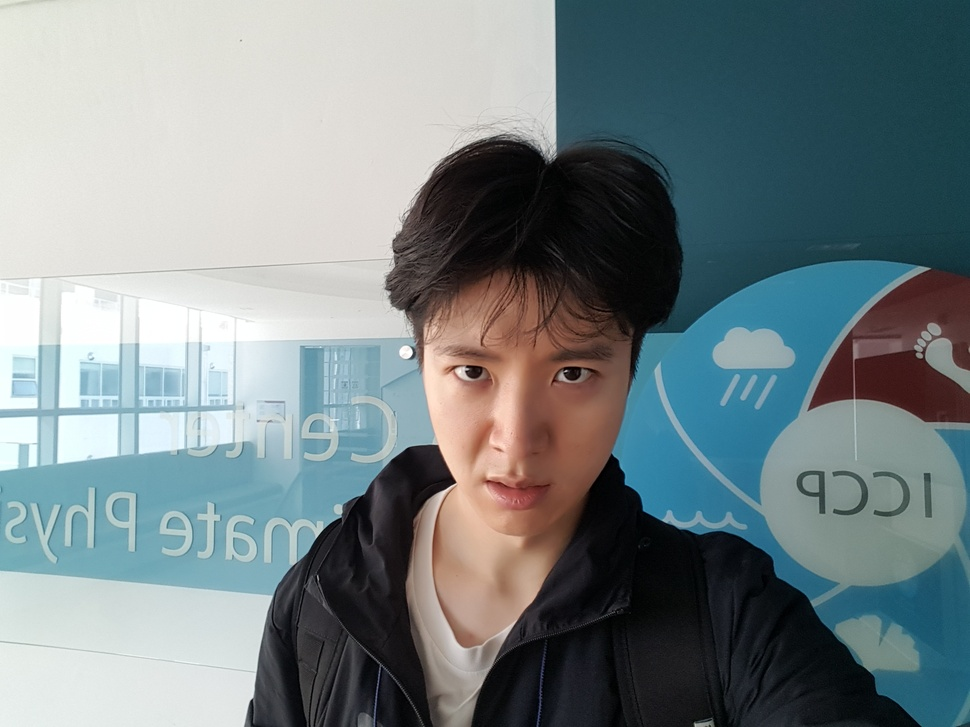
#> input picture face/test/images/0a3a21be68414f07a0e035671e8e3911c7376b4cfc6e100c8a1e240423676188_남_20_분노_공공시설&종교&의료시설_20201206191935-001-004.jpg, 970 x 727 px, shrunk from 2592 x 1944 before the run, found by its file name; its folder holds only this picture in this run
$ python cascadelabel.py
#> lines starting #> are read from the running program, lines starting #| are printed output that depends on the picture; after the words box and inside, x2 and y2 are one past the last pixel; in counts of white or black regions, pixels touching at a corner belong together
import cv2
import os
from PIL import Image
import numpy as np
import urllib.parse  # 특수문자 URL 인코딩 처리

# Haar Cascade 얼굴 검출기 모델 로드
face_cascade = cv2.CascadeClassifier(cv2.data.haarcascades + 'haarcascade_frontalface_default.xml')

# 이미지 폴더 경로
image_folder = 'C:/Users/KNUT/face/train/images'  # images 폴더 경로
output_folder = 'C:/Users/KNUT/face/train/casecaderesult3'  # 결과 이미지 저장 폴더
label_folder = 'C:/Users/KNUT/face/train/labels'  # 레이블 저장 폴더

# 결과 폴더가 없으면 생성
if not os.path.exists(output_folder):
    os.makedirs(output_folder)

if not os.path.exists(label_folder):
    os.makedirs(label_folder)

# 폴더 내 모든 파일 처리
for filename in os.listdir(image_folder):
    image_path = os.path.join(image_folder, filename)

    # 이미지가 아닌 파일을 건너뛰기
    if not image_path.lower().endswith(('.png', '.jpg', '.jpeg')):
        continue

    # 이미지 경로 출력 (디버깅용)
    print(f"이미지 경로: {image_path}")

    try:
        # 이미지 불러오기
        image = cv2.imread(image_path)
#> image is the input picture: shape (727, 970, 3); mean B, G, R 134.7, 132.2, 119.8

        # 이미지가 None이면, 다른 방법으로 열어보려고 시도
        if image is None:
            print(f"{filename} 이미지를 OpenCV로 불러올 수 없습니다. PIL로 시도합니다.")
            try:
                image_pil = Image.open(image_path)  # PIL로 이미지 열기
                image_pil = image_pil.convert('RGB')  # RGB로 변환 (투명한 배경을 처리하기 위함)
                image = cv2.cvtColor(np.array(image_pil), cv2.COLOR_RGB2BGR)
                print(f"PIL로 이미지 변환 완료: {filename}")
            except Exception as e:
                print(f"{filename} 이미지를 PIL로도 불러올 수 없습니다. 오류: {e}")
                continue  # PIL로도 불러올 수 없는 경우 건너뛰기

        # 그레이스케일로 변환
        gray = cv2.cvtColor(image, cv2.COLOR_BGR2GRAY)
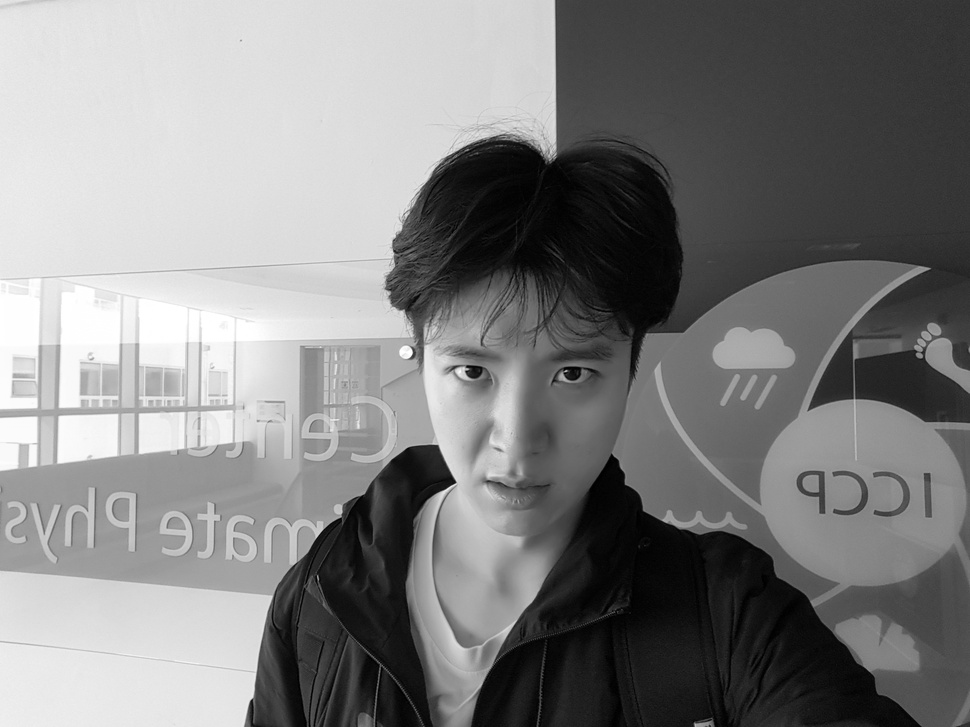
#> gray: shape (727, 970); min 0, max 255, mean 128.8

        # 얼굴 검출
        faces = face_cascade.detectMultiScale(gray, scaleFactor=1.1, minNeighbors=5, minSize=(30, 30))
#> faces = [[132, 498, 66, 66], [381, 491, 181, 181], [371, 255, 301, 301]]

        # 얼굴에 바운딩 박스 그리기
        for (x, y, w, h) in faces:
            cv2.rectangle(image, (x, y), (x + w, y + h), (255, 0, 0), 2)
#> this loop made 3 passes
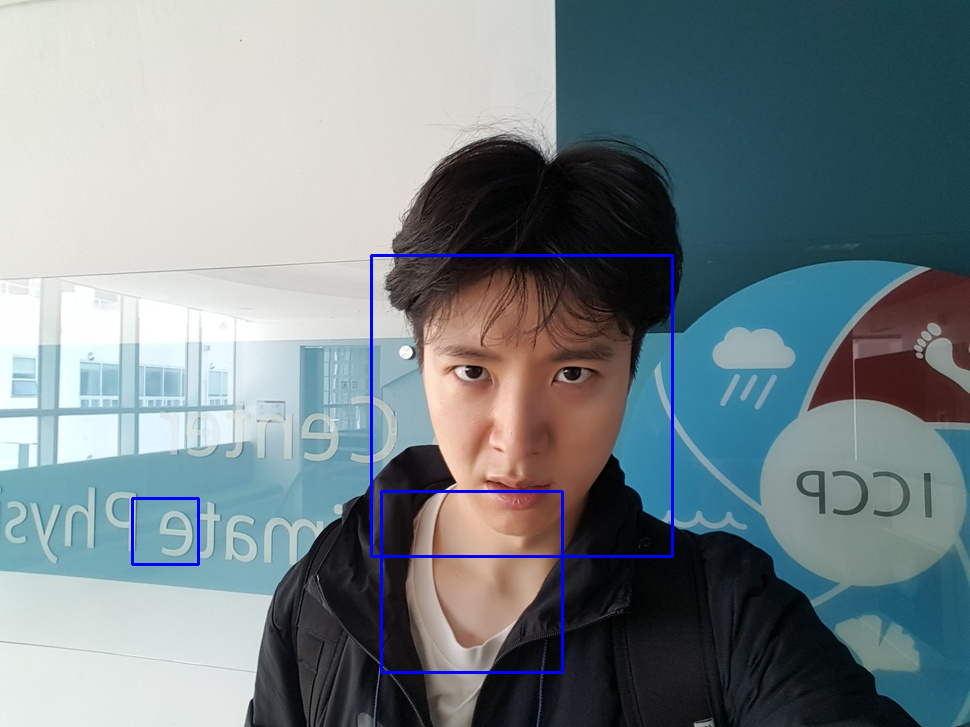
#> image: shape (727, 970, 3); 0.93% of pixels changed, all inside (x1, y1, x2, y2) = (131, 254, 674, 674)

        # 저장할 파일 이름 처리 (특수 문자 URL 인코딩)
        safe_filename = urllib.parse.quote(filename)  # 특수 문자를 URL 인코딩으로 처리
        output_path = os.path.join(output_folder, f"result_{safe_filename}")

        # 이미지 저장
        if cv2.imwrite(output_path, image):
            print(f"이미지 저장 성공: {output_path}")
        else:
            print(f"이미지 저장 실패: {output_path}")

        # 레이블 파일 저장
        label_path = os.path.join(label_folder, f"{os.path.splitext(safe_filename)[0]}.txt")
        print(f"레이블 저장 경로: {label_path}")

        with open(label_path, 'w') as label_file:
            for (x, y, w, h) in faces:
                label_file.write(f"{x} {y} {w} {h}\n")

        print(f"{filename} 얼굴 검출 완료, 레이블 파일 저장됨.")

    except Exception as e:
        print(f"{filename} 이미지를 처리할 수 없습니다. 오류: {e}")

print("얼굴 검출 완료. 결과와 레이블 파일이 저장되었습니다.")

$ run again, on face/test/images/0a3a21be68414f07a0e035671e8e3911c7376b4cfc6e100c8a1e240423676188_남_20_분노_공공시설&종교&의료시설_20201206191935-001-009.jpg
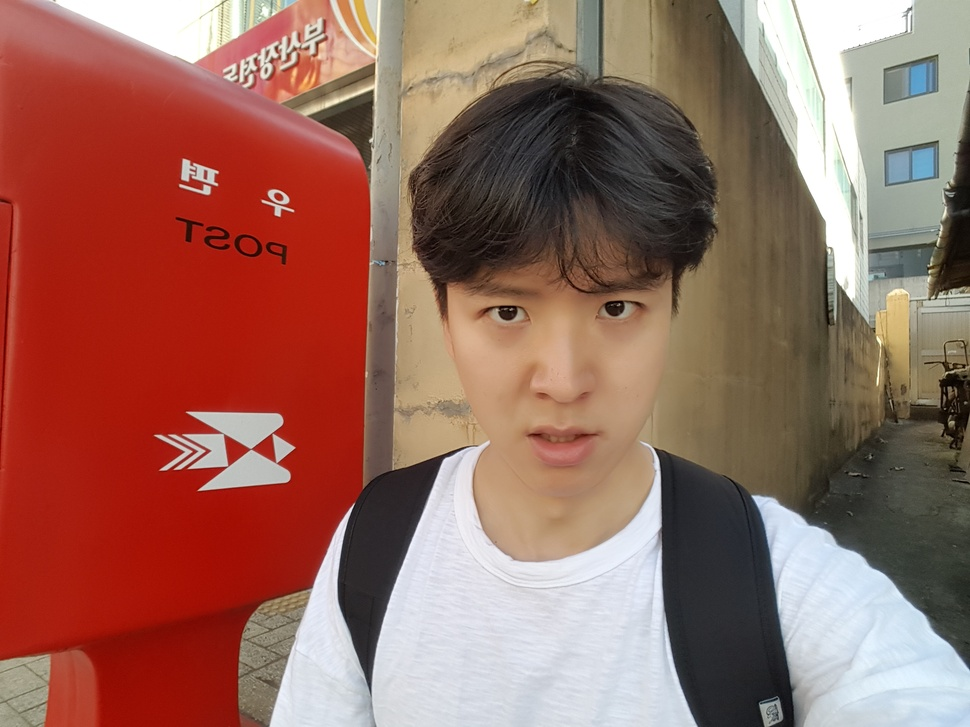
#> input picture face/test/images/0a3a21be68414f07a0e035671e8e3911c7376b4cfc6e100c8a1e240423676188_남_20_분노_공공시설&종교&의료시설_20201206191935-001-009.jpg, 970 x 727 px, shrunk from 2592 x 1944 before the run, found by its file name
#> image is the input picture: shape (727, 970, 3); mean B, G, R 93.1, 105.1, 151.8
#> `gray = cv2.cvtColor(image, cv2.COLOR_BGR2GRAY)`:
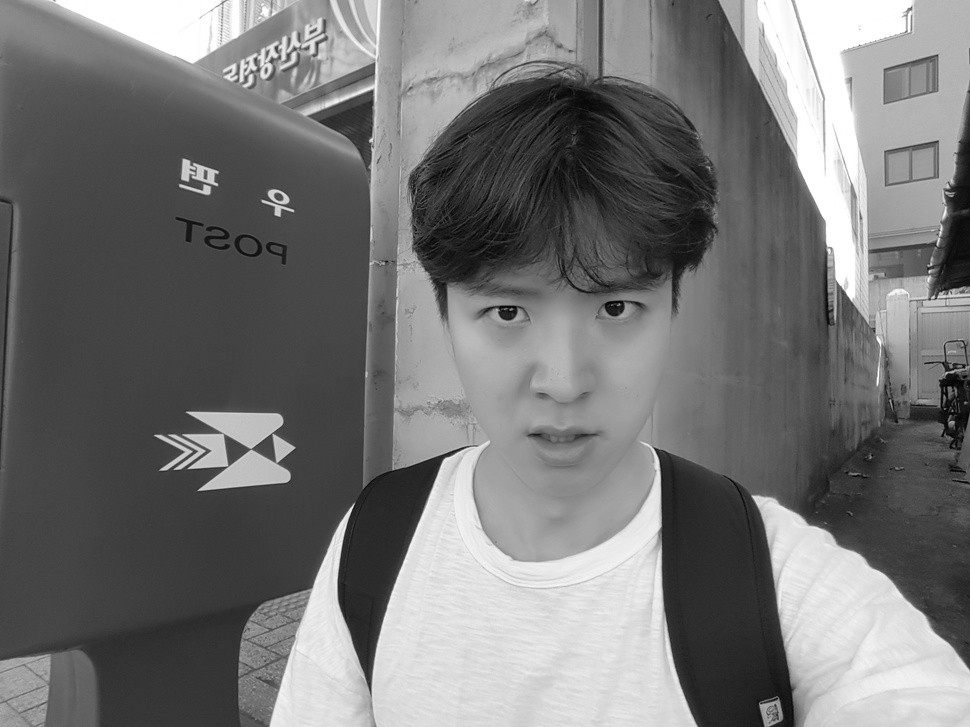
#> gray: shape (727, 970); min 0, max 255, mean 117.7
#> faces = [[390, 185, 331, 331]]
#> the loop `for (x, y, w, h) in faces:` made 1 pass
#> after the loop `for (x, y, w, h) in faces:`:
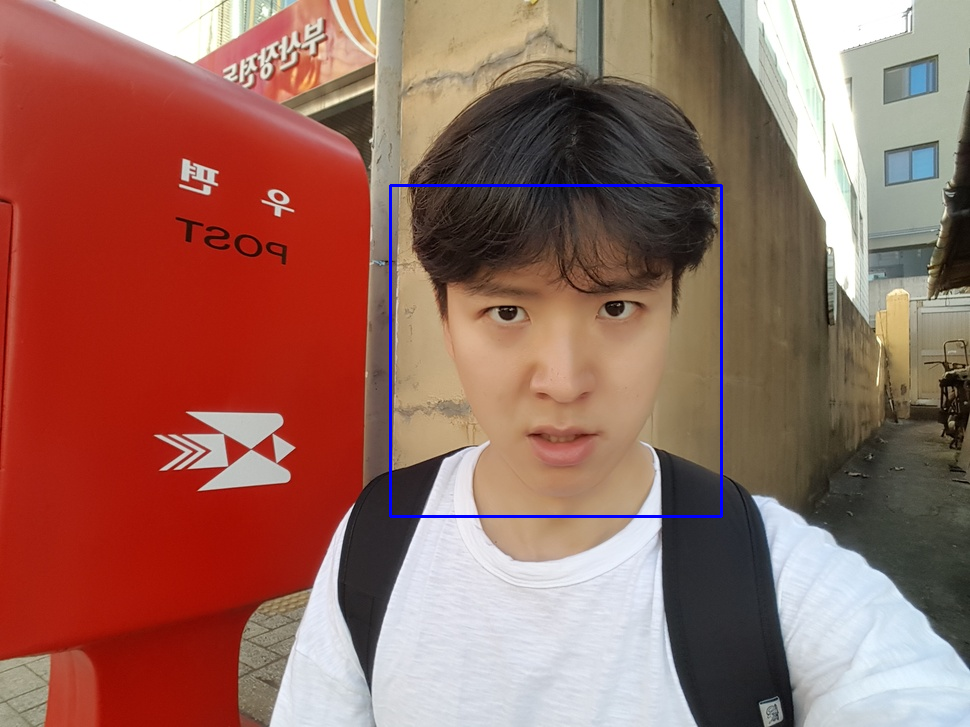
#> image: shape (727, 970, 3); 0.56% of pixels changed, all inside (x1, y1, x2, y2) = (389, 184, 723, 518)

$ run again, on face/test/images/0a3a21be68414f07a0e035671e8e3911c7376b4cfc6e100c8a1e240423676188_남_20_분노_교통&이동수단(엘리베이터 포함)_20201206191944-002-005.jpg
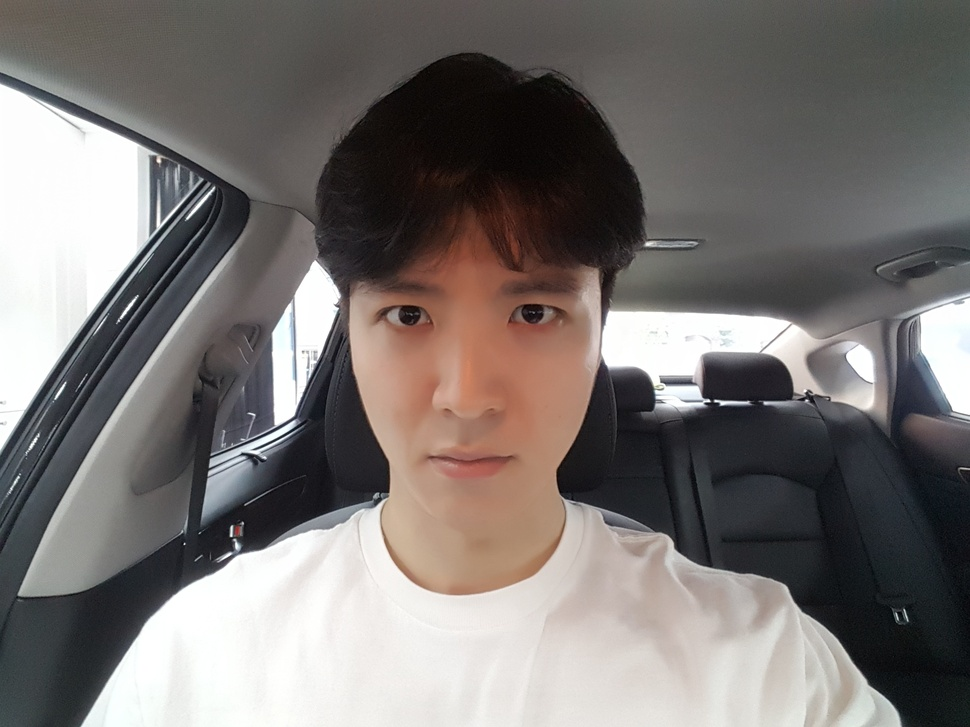
#> input picture face/test/images/0a3a21be68414f07a0e035671e8e3911c7376b4cfc6e100c8a1e240423676188_남_20_분노_교통&이동수단(엘리베이터 포함)_20201206191944-002-005.jpg, 970 x 727 px, shrunk from 2592 x 1944 before the run, found by its file name
#> image is the input picture: shape (727, 970, 3); mean B, G, R 114.2, 116.4, 121.4
#> `gray = cv2.cvtColor(image, cv2.COLOR_BGR2GRAY)`:
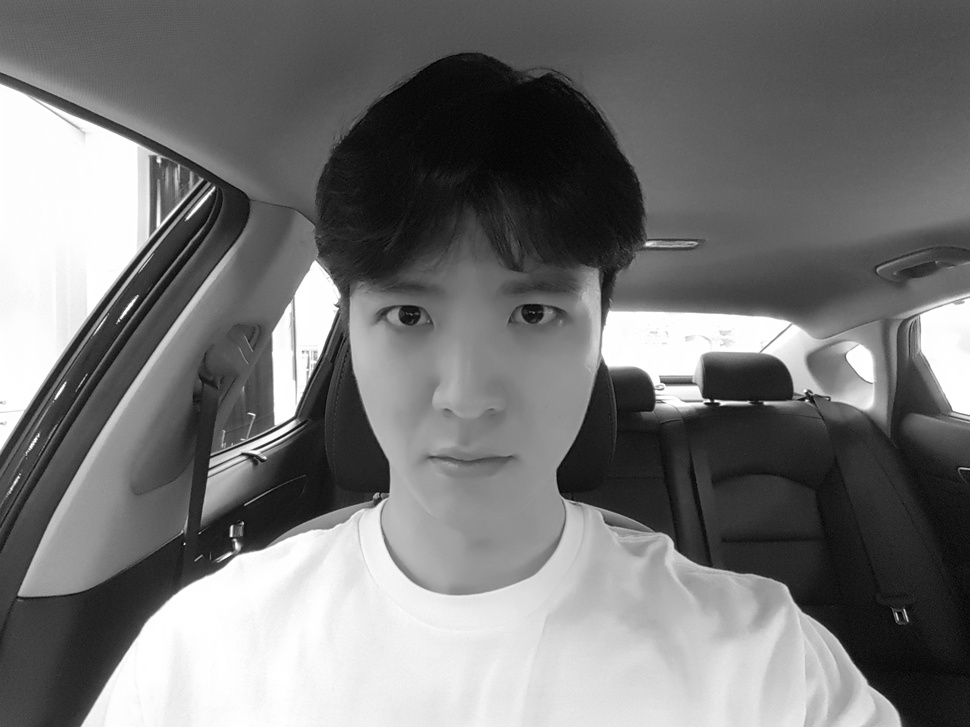
#> gray: shape (727, 970); min 0, max 255, mean 117.7
#> faces = ()

$ run again, on face/test/images/0a3a21be68414f07a0e035671e8e3911c7376b4cfc6e100c8a1e240423676188_남_20_분노_도심 환경_20201206192051-008-025.jpg
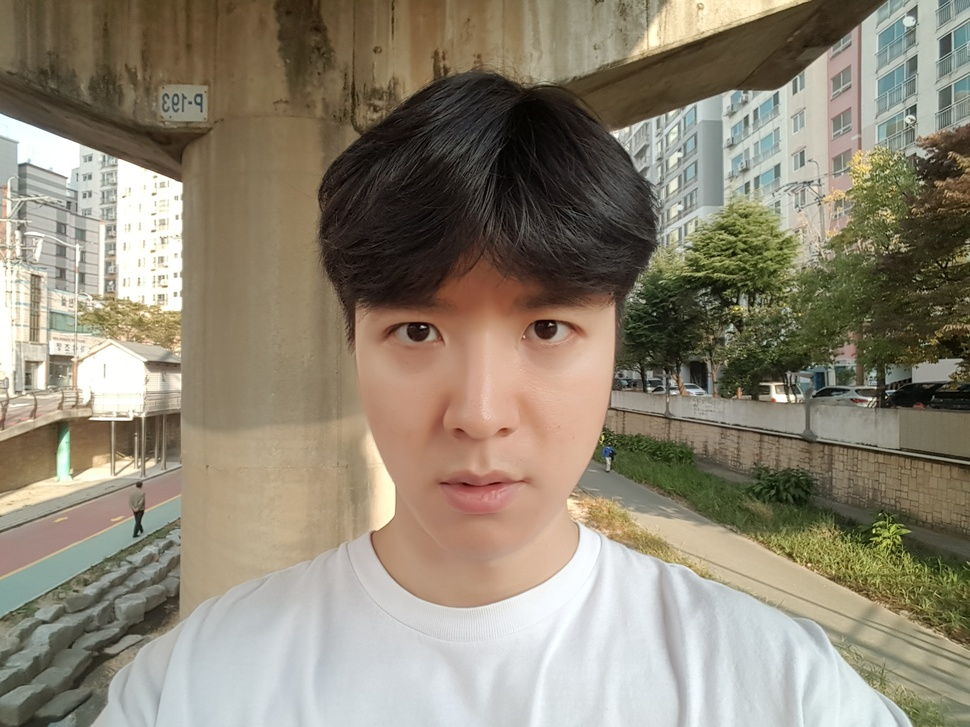
#> input picture face/test/images/0a3a21be68414f07a0e035671e8e3911c7376b4cfc6e100c8a1e240423676188_남_20_분노_도심 환경_20201206192051-008-025.jpg, 970 x 727 px, shrunk from 2592 x 1944 before the run, found by its file name
#> image is the input picture: shape (727, 970, 3); mean B, G, R 115.6, 133.3, 142
#> `gray = cv2.cvtColor(image, cv2.COLOR_BGR2GRAY)`:
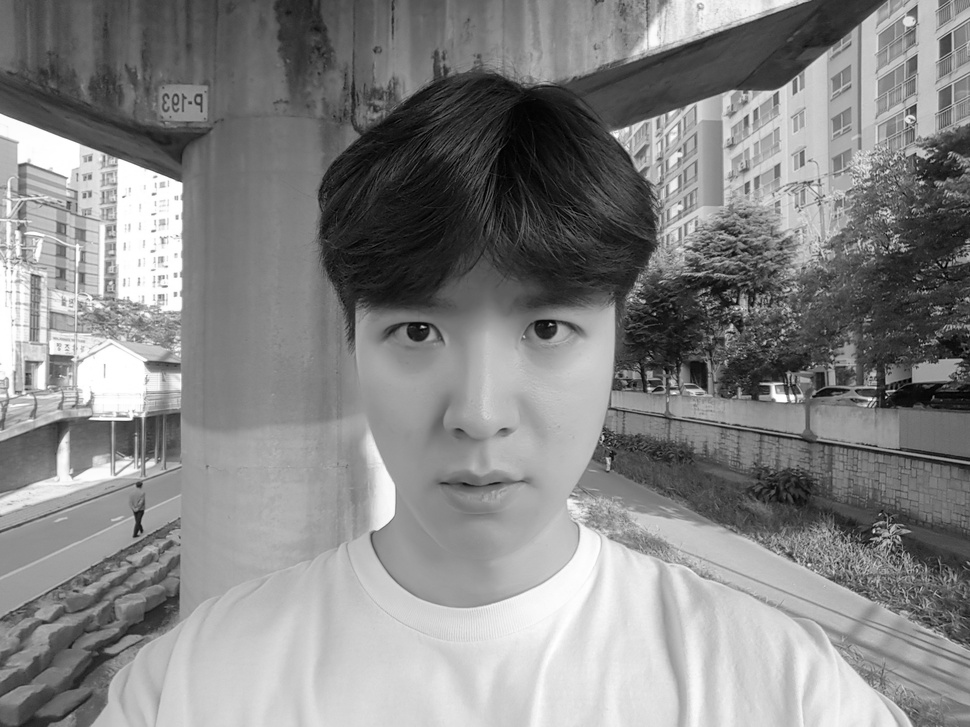
#> gray: shape (727, 970); min 0, max 255, mean 133.9
#> faces = [[309, 206, 342, 342]]
#> the loop `for (x, y, w, h) in faces:` made 1 pass
#> after the loop `for (x, y, w, h) in faces:`:
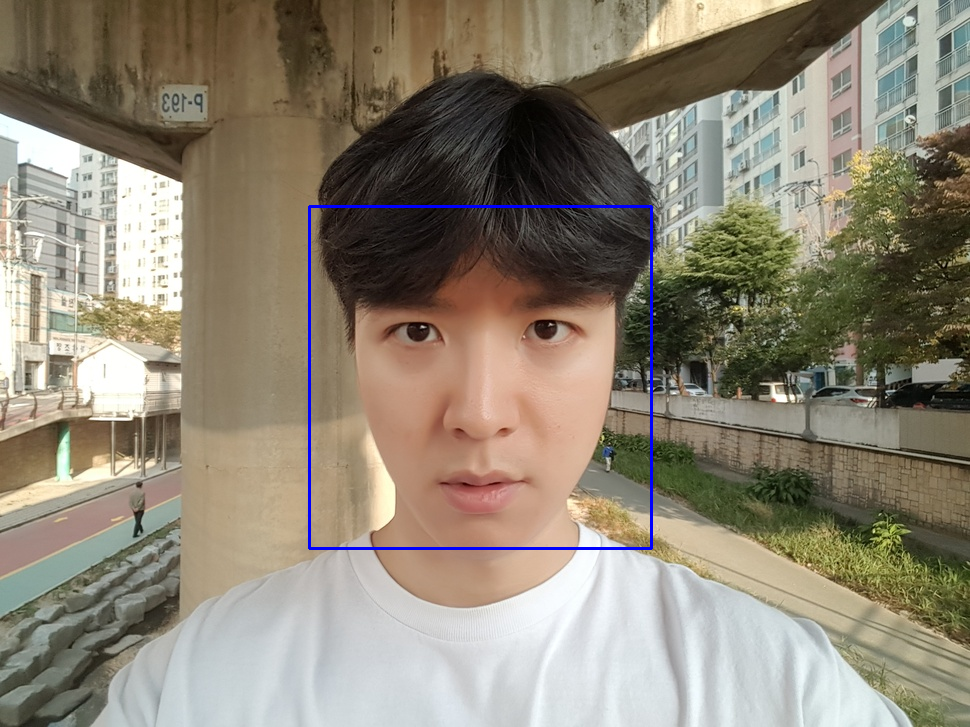
#> image: shape (727, 970, 3); 0.58% of pixels changed, all inside (x1, y1, x2, y2) = (308, 205, 653, 550)
